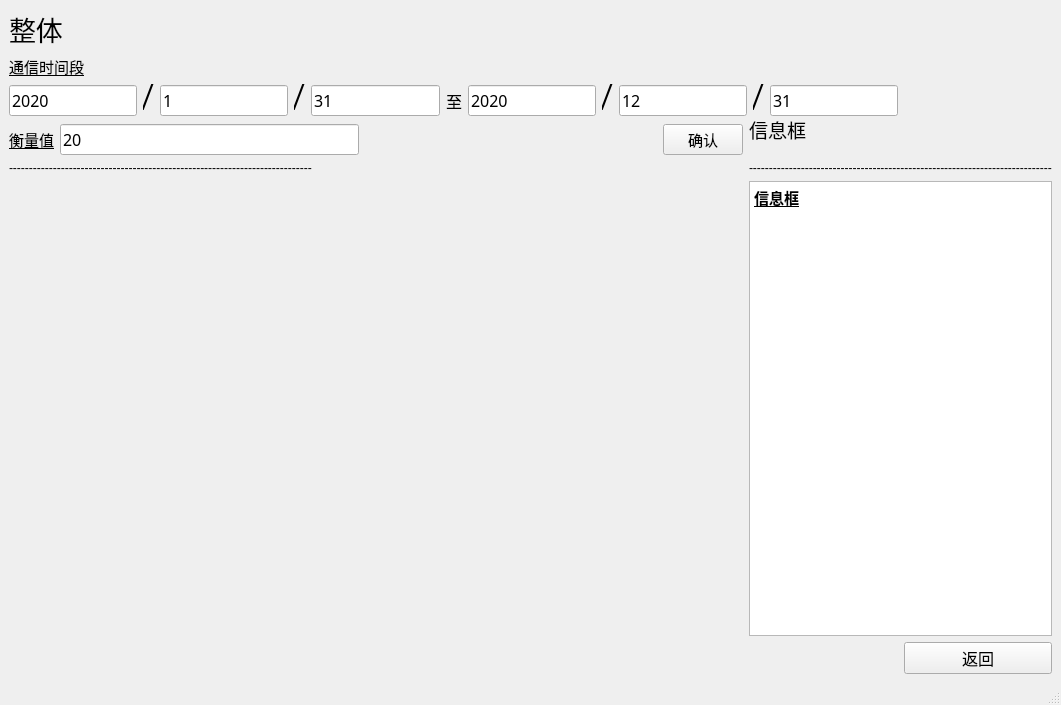
<?xml version="1.0" encoding="UTF-8"?>
<ui version="4.0">
 <class>All_i</class>
 <widget class="QMainWindow" name="All_i">
  <property name="geometry">
   <rect>
    <x>0</x>
    <y>0</y>
    <width>1061</width>
    <height>705</height>
   </rect>
  </property>
  <property name="windowTitle">
   <string>MainWindow</string>
  </property>
  <widget class="QWidget" name="centralwidget">
   <layout class="QGridLayout" name="gridLayout">
    <item row="0" column="0">
     <widget class="QLabel" name="label_3">
      <property name="font">
       <font>
        <family>Arial Rounded MT Bold</family>
        <pointsize>20</pointsize>
       </font>
      </property>
      <property name="text">
       <string>整体</string>
      </property>
     </widget>
    </item>
    <item row="1" column="0">
     <widget class="QLabel" name="label_14">
      <property name="font">
       <font>
        <family>Arial Rounded MT Bold</family>
        <pointsize>11</pointsize>
        <underline>true</underline>
       </font>
      </property>
      <property name="cursor">
       <cursorShape>CrossCursor</cursorShape>
      </property>
      <property name="text">
       <string>通信时间段</string>
      </property>
     </widget>
    </item>
    <item row="2" column="0" rowspan="2" colspan="2">
     <layout class="QHBoxLayout" name="horizontalLayout">
      <item>
       <widget class="QLineEdit" name="lineEdit1">
        <property name="font">
         <font>
          <family>Arial Rounded MT Bold</family>
          <pointsize>12</pointsize>
         </font>
        </property>
        <property name="text">
         <string>2020</string>
        </property>
       </widget>
      </item>
      <item>
       <widget class="QLabel" name="label_8">
        <property name="font">
         <font>
          <family>Arial Narrow</family>
          <pointsize>26</pointsize>
          <italic>true</italic>
         </font>
        </property>
        <property name="text">
         <string>/</string>
        </property>
       </widget>
      </item>
      <item>
       <widget class="QLineEdit" name="lineEdit2">
        <property name="font">
         <font>
          <family>Arial Rounded MT Bold</family>
          <pointsize>12</pointsize>
         </font>
        </property>
        <property name="text">
         <string>1</string>
        </property>
       </widget>
      </item>
      <item>
       <widget class="QLabel" name="label_9">
        <property name="font">
         <font>
          <family>Arial Narrow</family>
          <pointsize>26</pointsize>
          <italic>true</italic>
         </font>
        </property>
        <property name="text">
         <string>/</string>
        </property>
       </widget>
      </item>
      <item>
       <widget class="QLineEdit" name="lineEdit3">
        <property name="font">
         <font>
          <family>Arial Rounded MT Bold</family>
          <pointsize>12</pointsize>
         </font>
        </property>
        <property name="text">
         <string>31</string>
        </property>
       </widget>
      </item>
      <item>
       <widget class="QLabel" name="label_13">
        <property name="font">
         <font>
          <family>Agency FB</family>
          <pointsize>12</pointsize>
         </font>
        </property>
        <property name="text">
         <string>至</string>
        </property>
       </widget>
      </item>
      <item>
       <widget class="QLineEdit" name="lineEdit4">
        <property name="font">
         <font>
          <family>Arial Rounded MT Bold</family>
          <pointsize>12</pointsize>
         </font>
        </property>
        <property name="text">
         <string>2020</string>
        </property>
       </widget>
      </item>
      <item>
       <widget class="QLabel" name="label_11">
        <property name="font">
         <font>
          <family>Arial Narrow</family>
          <pointsize>26</pointsize>
          <italic>true</italic>
         </font>
        </property>
        <property name="text">
         <string>/</string>
        </property>
       </widget>
      </item>
      <item>
       <widget class="QLineEdit" name="lineEdit5">
        <property name="font">
         <font>
          <family>Arial Rounded MT Bold</family>
          <pointsize>12</pointsize>
         </font>
        </property>
        <property name="text">
         <string>12</string>
        </property>
       </widget>
      </item>
      <item>
       <widget class="QLabel" name="label_10">
        <property name="font">
         <font>
          <family>Arial Narrow</family>
          <pointsize>26</pointsize>
          <italic>true</italic>
         </font>
        </property>
        <property name="text">
         <string>/</string>
        </property>
       </widget>
      </item>
      <item>
       <widget class="QLineEdit" name="lineEdit6">
        <property name="font">
         <font>
          <family>Arial Rounded MT Bold</family>
          <pointsize>12</pointsize>
         </font>
        </property>
        <property name="text">
         <string>31</string>
        </property>
       </widget>
      </item>
     </layout>
    </item>
    <item row="3" column="1" rowspan="2">
     <widget class="QLabel" name="label_4">
      <property name="font">
       <font>
        <family>Arial Rounded MT Bold</family>
        <pointsize>14</pointsize>
       </font>
      </property>
      <property name="text">
       <string>信息框</string>
      </property>
     </widget>
    </item>
    <item row="4" column="0">
     <layout class="QHBoxLayout" name="horizontalLayout_2">
      <item>
       <widget class="QLabel" name="label_15">
        <property name="font">
         <font>
          <family>Arial Rounded MT Bold</family>
          <pointsize>11</pointsize>
          <underline>true</underline>
         </font>
        </property>
        <property name="cursor">
         <cursorShape>CrossCursor</cursorShape>
        </property>
        <property name="text">
         <string>衡量值</string>
        </property>
       </widget>
      </item>
      <item>
       <widget class="QLineEdit" name="lineEdit7">
        <property name="font">
         <font>
          <family>Arial Rounded MT Bold</family>
          <pointsize>12</pointsize>
         </font>
        </property>
        <property name="text">
         <string>20</string>
        </property>
       </widget>
      </item>
      <item>
       <spacer name="horizontalSpacer">
        <property name="orientation">
         <enum>Qt::Horizontal</enum>
        </property>
        <property name="sizeHint" stdset="0">
         <size>
          <width>198</width>
          <height>20</height>
         </size>
        </property>
       </spacer>
      </item>
      <item>
       <widget class="QPushButton" name="pbt1">
        <property name="font">
         <font>
          <family>Algerian</family>
          <pointsize>11</pointsize>
         </font>
        </property>
        <property name="text">
         <string>确认</string>
        </property>
       </widget>
      </item>
     </layout>
    </item>
    <item row="5" column="0">
     <widget class="QLabel" name="label_7">
      <property name="text">
       <string>----------------------------------------------------------------------------</string>
      </property>
     </widget>
    </item>
    <item row="5" column="1" colspan="2">
     <widget class="QLabel" name="label_12">
      <property name="text">
       <string>----------------------------------------------------------------------------</string>
      </property>
     </widget>
    </item>
    <item row="6" column="0">
     <layout class="QVBoxLayout" name="verticalLayout"/>
    </item>
    <item row="6" column="1" colspan="2">
     <widget class="QTextBrowser" name="textBrowser">
      <property name="font">
       <font>
        <family>Arial Rounded MT Bold</family>
        <pointsize>11</pointsize>
       </font>
      </property>
      <property name="html">
       <string>&lt;!DOCTYPE HTML PUBLIC &quot;-//W3C//DTD HTML 4.0//EN&quot; &quot;http://www.w3.org/TR/REC-html40/strict.dtd&quot;&gt;
&lt;html&gt;&lt;head&gt;&lt;meta name=&quot;qrichtext&quot; content=&quot;1&quot; /&gt;&lt;style type=&quot;text/css&quot;&gt;
p, li { white-space: pre-wrap; }
&lt;/style&gt;&lt;/head&gt;&lt;body style=&quot; font-family:'Arial Rounded MT Bold'; font-size:11pt; font-weight:400; font-style:normal;&quot;&gt;
&lt;p style=&quot; margin-top:0px; margin-bottom:0px; margin-left:0px; margin-right:0px; -qt-block-indent:0; text-indent:0px;&quot;&gt;&lt;span style=&quot; font-weight:600; text-decoration: underline;&quot;&gt;信息框&lt;/span&gt;&lt;/p&gt;&lt;/body&gt;&lt;/html&gt;</string>
      </property>
     </widget>
    </item>
    <item row="7" column="2">
     <widget class="QPushButton" name="pbt2">
      <property name="font">
       <font>
        <family>Arial Rounded MT Bold</family>
        <pointsize>12</pointsize>
       </font>
      </property>
      <property name="text">
       <string>返回</string>
      </property>
     </widget>
    </item>
   </layout>
  </widget>
  <widget class="QMenuBar" name="menubar">
   <property name="geometry">
    <rect>
     <x>0</x>
     <y>0</y>
     <width>1061</width>
     <height>26</height>
    </rect>
   </property>
  </widget>
  <widget class="QStatusBar" name="statusbar"/>
 </widget>
 <resources/>
 <connections/>
</ui>
